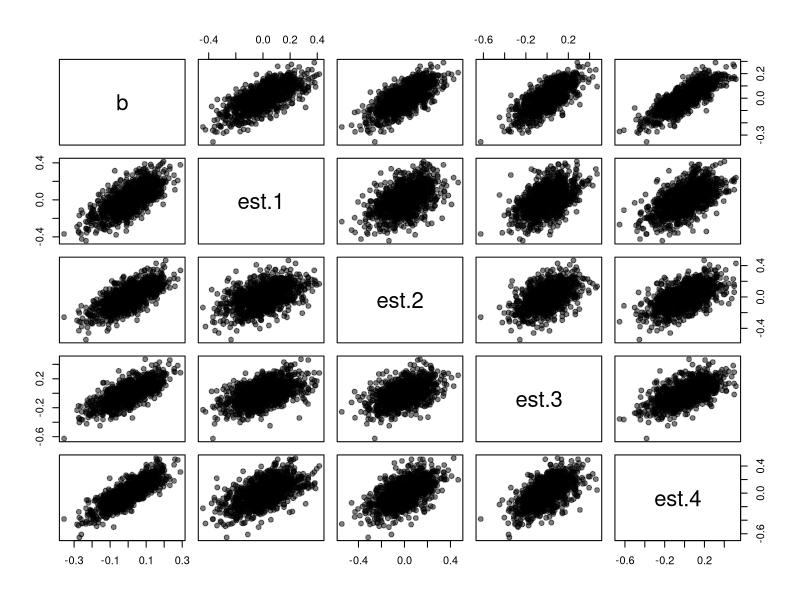
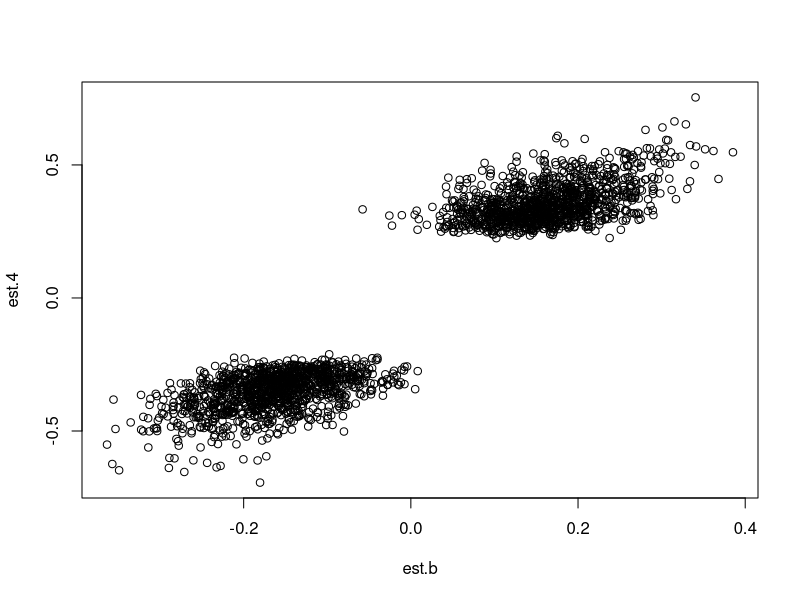

The R source for these figures, in order:
pval <- function(fit){
  summary(fit)$coefficients[,4]
}

foo <- function(n, b2_fac = 1){
  x1 <- rnorm(n)
  x2 <- rnorm(n)
  e1 <- rnorm(n)
  e2 <- rnorm(n)
  
  b <- runif(1)
  b <- rt(1, df = 2)
  b <- rnorm(1)
  b <- rexp(1)
  b <- abs(rnorm(1))
  b <- qnorm(runif(1, 0.4, 0.6)) #truncated normal
  b <- rnorm(1, sd = 0.1) #small normal
  
  a <- rnorm(1)
  
  fits <- list(
    lm((a + b * x1 + e1)~x1), 
    lm((a + b * x1 + e2)~x1),
    lm((a + b * x2 + e1)~x2),
    lm((a + b2_fac * b * x2 + e2)~x2)
    )
  
  out <- c(b = b, 
           est. = do.call(rbind, lapply(fits, coef))[,2],
           pval. = do.call(rbind, lapply(fits, pval))[,2],
           pval.b = 0,
           est.b = b)
  return(out)
}

dev.off()

nrep <- 2E4
b2_fac <- 1.5
out <- do.call(rbind, parallel::mclapply(1:nrep, function(i) foo(100, b2_fac = b2_fac), mc.cores = 16))
pairs(out[1:min(1E3, nrep),1:5], pch = 19, col = adjustcolor(1, 0.5))

#ols regression coefficients
cout <- cov(out[,1:5])
cout %*% diag(1/diag(cout))

#hmm, unbiased estimates do *NOT* imply they come off 1-to-1 line, cos if you have 2 normal dists next to each other the line going through them is ~0
#depends on SE of estimate

tls_estimate <- function(x, y){
  v <- prcomp(cbind(x,y))$rotation
  fit <- v[2,1]/v[1,1]
  fit <- c(mean(y) - fit * mean(x), fit)
  fit
}

#how does tls perform?
tls_slopes <- sapply(setNames(1:5, colnames(out)[1:5]), function(yi){
  sapply(setNames(1:5, colnames(out)[1:5]), function(xi){
    fit <- tls_estimate(out[,xi],out[,yi])
    fit[2] #2nd element is the slope
  })
})

tls_slopes
(tls_slopes + t(tls_slopes)) / 2
max(abs(t(tls_slopes) - 1 / tls_slopes)) #also they are each other's inverse

tls_slopes[c("est.1","est.4"),c("est.1","est.4")]

#tls slope guaranteed when b is normal (exponential? student's t?) and both sides equally powered, 
#OR when b is anything (finite variance RV?) and both sides are infinitely powered?
#ah no, it is just at the limit of infinite power? or just under equal power
#expected value of tls slope under equal power = 1, pretty sure

#now find index 2 & 5's sampling dist (independent x and e)
nbootstrap <- 5E3
# bstrap_slopes <- t(replicate(n = nbootstrap, {
#   inds <- sample(1:nrow(out), replace = T)
#   tls_estimate(out[inds,2],out[inds,5])
#   }))[,2]
bstrap_slopes_eqpow <- do.call(rbind, parallel::mclapply(1:nbootstrap, function(i){
  inds <- sample(1:nrow(out), replace = T)
  tls_estimate(out[inds,"est.1"],out[inds,"est.4"])
}, mc.cores = 16))[,2]
quantile(bstrap_slopes_eqpow, probs = c(0.025, 0.975))

bstrap_slopes_uneqpow <- do.call(rbind, parallel::mclapply(1:nbootstrap, function(i){
  inds <- sample(1:nrow(out), replace = T)
  tls_estimate(out[inds,"b"],out[inds,"est.1"])
}, mc.cores = 16))[,2]
quantile(bstrap_slopes_uneqpow, probs = c(0.025, 0.975))

#now see what filtering by pvalues does to these estimates
alpha = 0.05
comp.inds <- c("b",4)
passing <- which(p.adjust(out[,paste0("pval.", comp.inds[1])], method = "BH") < alpha &
  p.adjust(out[,paste0("pval.", comp.inds[2])], method = "BH") < alpha)
sigout <- out[passing, c(paste0("est.", comp.inds[1]), paste0("est.", comp.inds[2]))]

cov(sigout) %*% diag(1/diag(cov(sigout)))
plot(sigout)
tls_estimate(sigout[,paste0("est.", comp.inds[1])], sigout[,paste0("est.", comp.inds[2])])
bstrap_slopes_sigfilt <- do.call(rbind, parallel::mclapply(1:nbootstrap, function(i){
  inds <- sample(1:nrow(sigout), replace = T)
  tls_estimate(sigout[inds,1],sigout[inds,2])
}, mc.cores = 16))[,2]
quantile(bstrap_slopes_sigfilt, probs = c(0.025, 0.975))

#is tls estimator very stable? nope@
# nx <- 1E2
# x <- cbind(rnorm(nx), rnorm(nx))
# hist(do.call(rbind, parallel::mclapply(1:nbootstrap, function(i){
#   inds <- sample(1:nrow(x), replace = T)
#   tls_estimate(x[inds,1], x[inds,2])
# }, mc.cores = 16))[,2], breaks = 10000, xlim = c(-10,10))
# 
# hist(do.call(rbind, parallel::mclapply(1:nbootstrap, function(i){
#   inds <- sample(1:nrow(x), replace = T)
#   coef(lm(x[inds,1] ~ x[inds,2]))
# }, mc.cores = 16))[,2], breaks = 100, xlim = c(-0.1,0.1))

#when b2_fac =/= 0, very weakly powered to detect deviation in double significant hits
#but decently powered to detect variation overall
#but in both cases, very strongly powered to detect variation in power between groups!